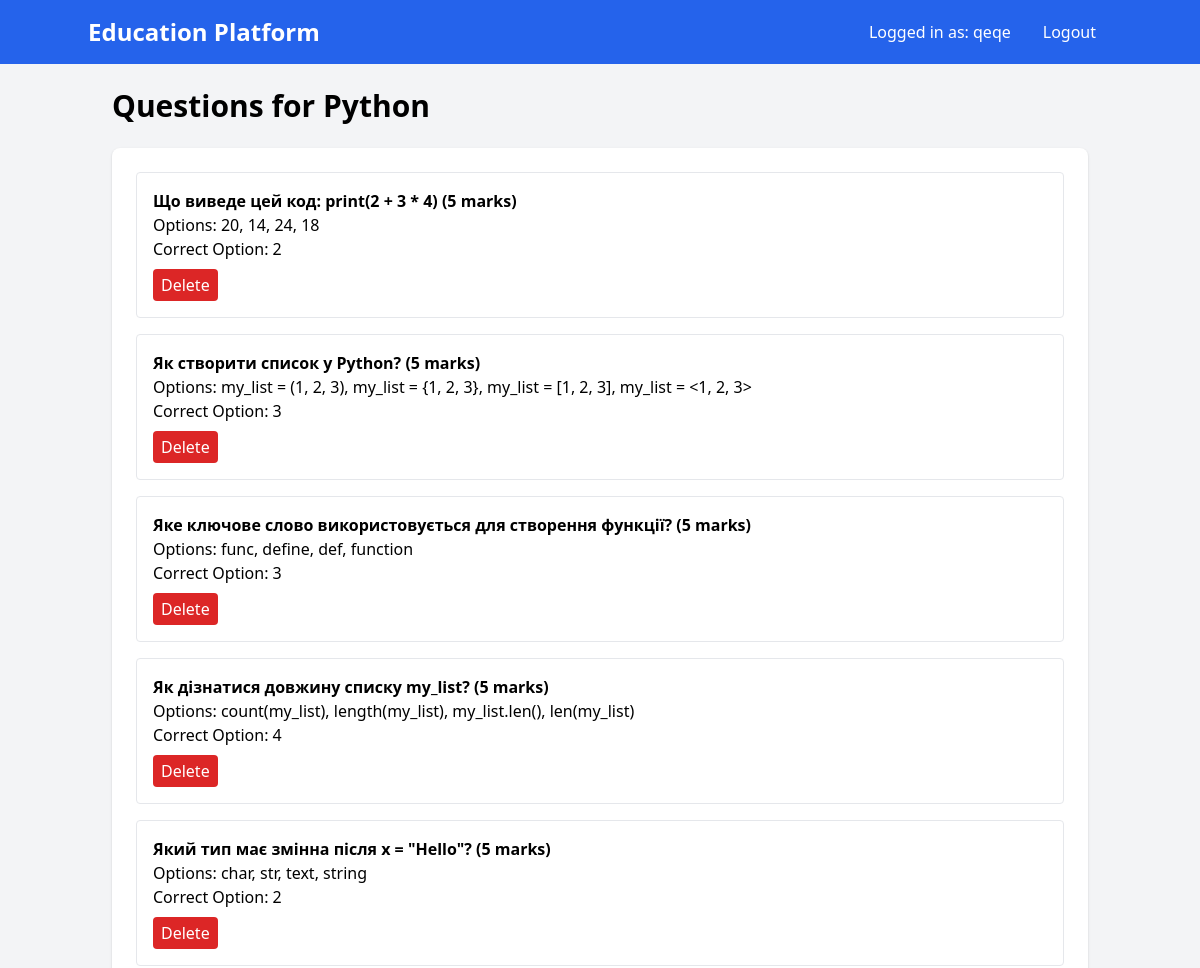
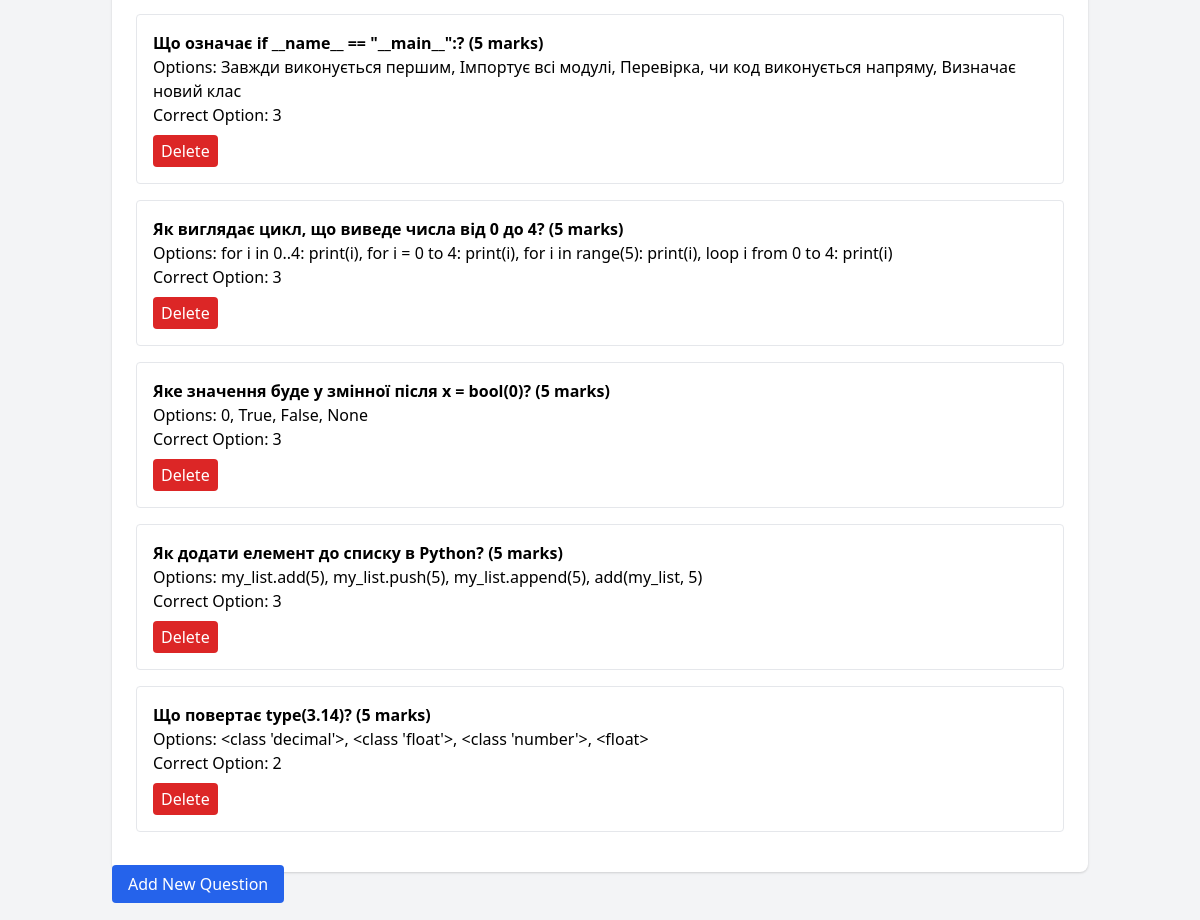
/course/2/questions/ (signed in), run on the app's committed database (2 pictures, top to bottom).
### core/models.py (models this page shows, shortened)
class Course(models.Model):
    name = models.CharField(max_length=100)
    description = models.TextField()
    created_by = models.ForeignKey(User, on_delete=models.CASCADE)

class Question(models.Model):
    course = models.ForeignKey(Course, on_delete=models.CASCADE, related_name='questions')
    text = models.TextField()
    option1 = models.CharField(max_length=200)
    option2 = models.CharField(max_length=200)
    option3 = models.CharField(max_length=200)
    option4 = models.CharField(max_length=200)
    correct_option = models.IntegerField(choices=[(i, i) for i in range(1, 5)])
    marks = models.IntegerField(default=1)

### core/views.py (the view)
# urls.py: path('course/<int:course_id>/questions/', views.question_list, name='question_list'),
@login_required
def question_list(request, course_id):
    course = get_object_or_404(Course, id=course_id)
    questions = Question.objects.filter(course=course)
    return render(request, 'core/question_list.html', {'course': course, 'questions': questions})

### core/templates/core/question_list.html (shortened to what this page needs)
{% extends 'base.html' %}
{% block content %}
<h1 class="text-3xl font-bold mb-6">Questions for {{ course.name }}</h1>
<div class="bg-white p-6 rounded-lg shadow">
    {% for question in questions %}
        <div class="mb-4 p-4 border rounded">
            <p class="font-bold">{{ question.text }} ({{ question.marks }} marks)</p>
            <p>Options: {{ question.option1 }}, {{ question.option2 }}, {{ question.option3 }}, {{ question.option4 }}</p>
            <p>Correct Option: {{ question.correct_option }}</p>
            <form method="post" action="{% url 'question_list' course.id %}" class="mt-2">
                <button type="submit" name="action" value="delete" class="bg-red-600 text-white px-2 py-1 rounded hover:bg-red-700">Delete</button>
            </form>
        </div>
    {% empty %}
        <p>No questions available.</p>
    {% endfor %}
</div>
<a href="{% url 'create_question' course.id %}" class="mt-6 bg-blue-600 text-white px-4 py-2 rounded hover:bg-blue-700">Add New Question</a>
{% endblock %}

### templates/base.html (shortened to what this page needs)
<!DOCTYPE html>
<html lang="en">
<head>
    {% load static %}
    <link href="https://cdn.jsdelivr.net/npm/tailwindcss@2.2.19/dist/tailwind.min.css" rel="stylesheet">
    <link rel="stylesheet" href="{% static 'css/output.css' %}">
</head>
<body class="bg-gray-100 font-sans">
    <nav class="bg-blue-600 text-white p-4">
        <div class="container mx-auto flex justify-between items-center">
            <a href="{% url 'dashboard' %}" class="text-2xl font-bold">Education Platform</a>
            <div class="flex items-center space-x-4">
                {% if user.is_authenticated %}
                    <span class="text-white">Logged in as: {{ user.username }}</span>
                    <a href="{% url 'logout' %}" class="px-4 hover:underline">Logout</a>
                {% else %}
                    <a href="{% url 'login' %}" class="px-4 hover:underline">Login</a>
                    <a href="{% url 'signup' %}" class="px-4 hover:underline">Sign Up</a>
                {% endif %}
            </div>
        </div>
    </nav>
    <div class="container mx-auto p-6">
        {% block content %}
        {% endblock %}
    </div>
</body>
</html>

### data on the page
Course: name "Python"
Question: text "Що виведе цей код: print(2 + 3 * 4)", marks "5", option1 "20", option2 "14", option3 "24", option4 "18", correct_option "2"
Question: text "Як створити список у Python?", marks "5", option1 "my_list = (1, 2, 3)", option2 "my_list = {1, 2, 3}", option3 "my_list = [1, 2, 3]", option4 "my_list = <1, 2, 3>", correct_option "3"
Question: text "Яке ключове слово використовується для створення функції?", marks "5", option1 "func", option2 "define", option3 "def", option4 "function", correct_option "3"
Question: text "Як дізнатися довжину списку my_list?", marks "5", option1 "count(my_list)", option2 "length(my_list)", option3 "my_list.len()", option4 "len(my_list)", correct_option "4"
Question: text "Який тип має змінна після x = \"Hello\"?", marks "5", option1 "char", option2 "str", option3 "text", option4 "string", correct_option "2"
Question: text "Що означає if __name__ == \"__main__\":?", marks "5", option1 "Завжди виконується першим", option2 "Імпортує всі модулі", option3 "Перевірка, чи код виконується напряму", option4 "Визначає новий клас", correct_option "3"
Question: text "Як виглядає цикл, що виведе числа від 0 до 4?", marks "5", option1 "for i in 0..4: print(i)", option2 "for i = 0 to 4: print(i)", option3 "for i in range(5): print(i)", option4 "loop i from 0 to 4: print(i)", correct_option "3"
Question: text "Яке значення буде у змінної після x = bool(0)?", marks "5", option1 "0", option2 "True", option3 "False", option4 "None", correct_option "3"
Question: text "Як додати елемент до списку в Python?", marks "5", option1 "my_list.add(5)", option2 "my_list.push(5)", option3 "my_list.append(5)", option4 "add(my_list, 5)", correct_option "3"
Question: text "Що повертає type(3.14)?", marks "5", option1 "<class 'decimal'>", option2 "<class 'float'>", option3 "<class 'number'>", option4 "<float>", correct_option "2"

### other printed values
{{ user.username }} "qeqe"
